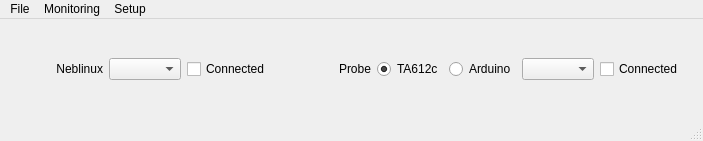
<?xml version="1.0" encoding="UTF-8"?>
<ui version="4.0">
 <class>MainWindow</class>
 <widget class="QMainWindow" name="MainWindow">
  <property name="geometry">
   <rect>
    <x>0</x>
    <y>0</y>
    <width>703</width>
    <height>141</height>
   </rect>
  </property>
  <property name="windowTitle">
   <string>Neblinux Configuration Utility</string>
  </property>
  <property name="windowIcon">
   <iconset resource="resources.qrc">
    <normaloff>:/icon.svg</normaloff>:/icon.svg</iconset>
  </property>
  <widget class="QWidget" name="centralwidget">
   <layout class="QVBoxLayout" name="verticalLayout">
    <item>
     <layout class="QGridLayout" name="gridLayout" columnstretch="1,0,0,1,0,0,0,1">
      <property name="sizeConstraint">
       <enum>QLayout::SetDefaultConstraint</enum>
      </property>
      <item row="0" column="1" rowspan="2">
       <widget class="QComboBox" name="devLocation"/>
      </item>
      <item row="0" column="2" rowspan="2">
       <widget class="QCheckBox" name="devConnect">
        <property name="text">
         <string>Connected</string>
        </property>
       </widget>
      </item>
      <item row="0" column="4" rowspan="2">
       <widget class="QRadioButton" name="probeTA612c">
        <property name="text">
         <string>TA612c</string>
        </property>
        <property name="checked">
         <bool>true</bool>
        </property>
       </widget>
      </item>
      <item row="0" column="5" rowspan="2">
       <widget class="QRadioButton" name="probeArduino">
        <property name="minimumSize">
         <size>
          <width>0</width>
          <height>0</height>
         </size>
        </property>
        <property name="text">
         <string>Arduino</string>
        </property>
       </widget>
      </item>
      <item row="0" column="6" rowspan="2">
       <widget class="QComboBox" name="probeLocation"/>
      </item>
      <item row="0" column="7" rowspan="2">
       <widget class="QCheckBox" name="probeConnect">
        <property name="text">
         <string>Connected</string>
        </property>
       </widget>
      </item>
      <item row="0" column="3" rowspan="2">
       <widget class="QLabel" name="probeLabel">
        <property name="sizePolicy">
         <sizepolicy hsizetype="Preferred" vsizetype="Fixed">
          <horstretch>0</horstretch>
          <verstretch>0</verstretch>
         </sizepolicy>
        </property>
        <property name="minimumSize">
         <size>
          <width>0</width>
          <height>17</height>
         </size>
        </property>
        <property name="text">
         <string>Probe</string>
        </property>
        <property name="alignment">
         <set>Qt::AlignRight|Qt::AlignTrailing|Qt::AlignVCenter</set>
        </property>
       </widget>
      </item>
      <item row="0" column="0" rowspan="2">
       <widget class="QLabel" name="devLabel">
        <property name="sizePolicy">
         <sizepolicy hsizetype="Preferred" vsizetype="Fixed">
          <horstretch>0</horstretch>
          <verstretch>0</verstretch>
         </sizepolicy>
        </property>
        <property name="minimumSize">
         <size>
          <width>0</width>
          <height>17</height>
         </size>
        </property>
        <property name="text">
         <string>Neblinux</string>
        </property>
        <property name="alignment">
         <set>Qt::AlignRight|Qt::AlignTrailing|Qt::AlignVCenter</set>
        </property>
       </widget>
      </item>
     </layout>
    </item>
   </layout>
  </widget>
  <widget class="QStatusBar" name="statusbar"/>
  <widget class="QMenuBar" name="menubar">
   <property name="geometry">
    <rect>
     <x>0</x>
     <y>0</y>
     <width>703</width>
     <height>27</height>
    </rect>
   </property>
   <widget class="QMenu" name="menuMonitoring">
    <property name="title">
     <string>Monitoring</string>
    </property>
    <addaction name="Output_and_target_temperatures"/>
    <addaction name="Pre_and_probe_temperatures"/>
    <addaction name="Stability"/>
    <addaction name="Blower"/>
    <addaction name="Heating"/>
   </widget>
   <widget class="QMenu" name="menuCalibration">
    <property name="title">
     <string>Setup</string>
    </property>
    <addaction name="Preferences"/>
    <addaction name="PID"/>
    <addaction name="Calibration"/>
    <addaction name="Auto_stop"/>
   </widget>
   <widget class="QMenu" name="menuFile">
    <property name="title">
     <string>File</string>
    </property>
    <addaction name="actionReset_EEPROM"/>
    <addaction name="actionSave_settings_to_EEPROM"/>
    <addaction name="actionExit"/>
   </widget>
   <addaction name="menuFile"/>
   <addaction name="menuMonitoring"/>
   <addaction name="menuCalibration"/>
  </widget>
  <action name="Output_and_target_temperatures">
   <property name="checkable">
    <bool>true</bool>
   </property>
   <property name="text">
    <string>Output and target &amp;temperatures</string>
   </property>
  </action>
  <action name="Pre_and_probe_temperatures">
   <property name="checkable">
    <bool>true</bool>
   </property>
   <property name="text">
    <string>Pre and probe temperatures</string>
   </property>
  </action>
  <action name="Stability">
   <property name="checkable">
    <bool>true</bool>
   </property>
   <property name="text">
    <string>Readings Stability</string>
   </property>
  </action>
  <action name="Blower">
   <property name="checkable">
    <bool>true</bool>
   </property>
   <property name="text">
    <string>Blower</string>
   </property>
  </action>
  <action name="Calibration">
   <property name="checkable">
    <bool>true</bool>
   </property>
   <property name="text">
    <string>Calibration</string>
   </property>
  </action>
  <action name="Temperature_coefficients">
   <property name="checkable">
    <bool>true</bool>
   </property>
   <property name="text">
    <string>Temperature coefficients</string>
   </property>
  </action>
  <action name="Heating">
   <property name="checkable">
    <bool>true</bool>
   </property>
   <property name="text">
    <string>Heating</string>
   </property>
  </action>
  <action name="Auto_stop">
   <property name="checkable">
    <bool>true</bool>
   </property>
   <property name="text">
    <string>Auto Stop</string>
   </property>
  </action>
  <action name="PID">
   <property name="checkable">
    <bool>true</bool>
   </property>
   <property name="text">
    <string>PID</string>
   </property>
  </action>
  <action name="Preferences">
   <property name="checkable">
    <bool>true</bool>
   </property>
   <property name="text">
    <string>Preferences</string>
   </property>
  </action>
  <action name="actionReset_EEPROM">
   <property name="text">
    <string>Reset EEPROM</string>
   </property>
  </action>
  <action name="actionSave_settings_to_EEPROM">
   <property name="text">
    <string>Save settings to EEPROM</string>
   </property>
  </action>
  <action name="actionExit">
   <property name="text">
    <string>Exit</string>
   </property>
  </action>
 </widget>
 <resources>
  <include location="resources.qrc"/>
 </resources>
 <connections/>
</ui>
